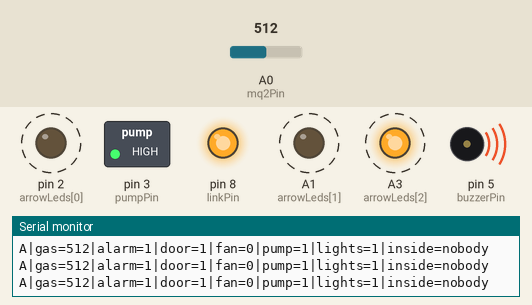
This sketch was run on a simulated Arduino Nano, built with avr-gcc and run on an emulated ATmega328P. On the bench: switched loads named in the sketch (green lamp = pin HIGH), output pins drawn as LEDs (lit = HIGH), buzzer (waves = sounding, pin HIGH), the last lines printed to the serial monitor. Dashed ring = blinking. Inputs (shaded band) come from the test bench; at power-on: A0 (mq2Pin) = 512. Pins used as bus, display or sensor lines are not drawn.

Above: at 1.2 s.
1.3 s: A0 (mq2Pin) set to 344
4.3 s: A0 (mq2Pin) set to 315
At 5.0 s:
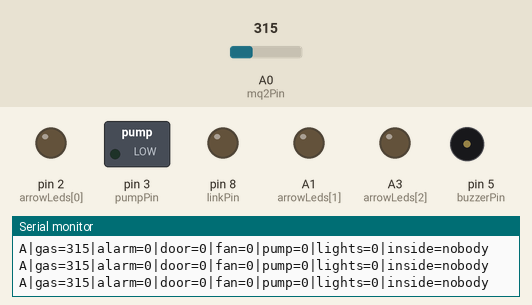
5.8 s: A0 (mq2Pin) set to 511
At 6.08 s:
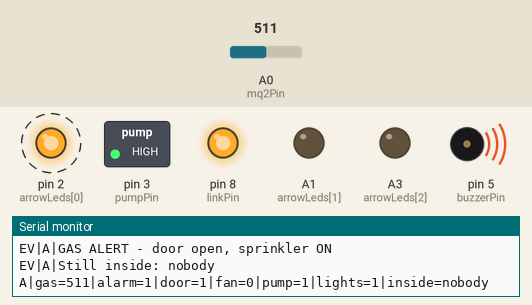
Timing chart, 0 to 14.8 s (numbered marks = the images above; inputs shaded):
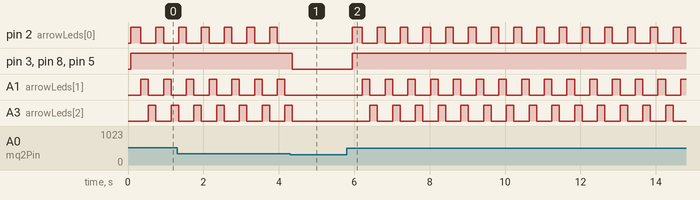

The sketch:

ZoneA_Uno.ino
```cpp
#include <SPI.h>
#include <MFRC522.h>

const int mq2Pin = A0;
const int pumpPin = 3;     // MOSFET gate (through 220 ohm)
const int buzzerPin = 5;
const int linkPin = 8;     // to Nano D8: HIGH = open door
const int arrowLeds[] = {2, A1, A3};   // red, yellow, green
const int arrowCount = 3;
int arrowStep = 0;

int gasDanger = 330;

MFRC522 rfid(10, 9);

String cardUID[] = {"14 59 37 03"};
String cardName[] = {"Person 1"};
bool inside[] = {false};
const int cardCount = 1;

bool alarmOn = false;
bool doorOpen = false;

void setup() {
  Serial.begin(9600);
  pinMode(pumpPin, OUTPUT);
  digitalWrite(pumpPin, LOW);
  pinMode(buzzerPin, OUTPUT);
  pinMode(linkPin, OUTPUT);
  digitalWrite(linkPin, LOW);
  for (int i = 0; i < arrowCount; i++) pinMode(arrowLeds[i], OUTPUT);
  arrowsOff();
  SPI.begin();
  rfid.PCD_Init();
  Serial.println("EV|A|Zone A ready");
}

void loop() {
  int gas = analogRead(mq2Pin);

  if (gas > gasDanger) {
    if (!alarmOn) {
      alarmOn = true;
      Serial.println("EV|A|GAS ALERT - door open, sprinkler ON");
      Serial.println("EV|A|Still inside: " + insideList());
    }
    digitalWrite(buzzerPin, HIGH);
    digitalWrite(pumpPin, HIGH);
    setDoor(true);
    runArrows();
  } else {
    if (alarmOn) {
      alarmOn = false;
      Serial.println("EV|A|Air clear - door closed");
    }
    digitalWrite(buzzerPin, LOW);
    digitalWrite(pumpPin, LOW);
    setDoor(false);
    arrowsOff();
    checkCard(gas);
  }

  sendStatus(gas);
  delay(200);
}

void setDoor(bool open) {
  doorOpen = open;
  digitalWrite(linkPin, open ? HIGH : LOW);
}

void runArrows() {
  arrowsOff();
  digitalWrite(arrowLeds[arrowStep], HIGH);
  arrowStep = (arrowStep + 1) % arrowCount;
}

void arrowsOff() {
  for (int i = 0; i < arrowCount; i++) digitalWrite(arrowLeds[i], LOW);
}

void sendStatus(int gas) {
  Serial.print("A|gas=");   Serial.print(gas);
  Serial.print("|alarm=");  Serial.print(alarmOn ? 1 : 0);
  Serial.print("|door=");   Serial.print(doorOpen ? 1 : 0);
  Serial.print("|fan=0|pump=");
  Serial.print(alarmOn ? 1 : 0);
  Serial.print("|lights=");
  Serial.print(alarmOn ? 1 : 0);
  Serial.print("|inside="); Serial.println(insideList());
}

void checkCard(int gas) {
  if (!rfid.PICC_IsNewCardPresent()) return;
  if (!rfid.PICC_ReadCardSerial()) return;

  String uid = readUID();
  int person = findCard(uid);
  if (person == -1) {
    Serial.println("EV|A|ACCESS DENIED (" + uid + ")");
  } else {
    inside[person] = !inside[person];
    Serial.println("EV|A|" + cardName[person] + (inside[person] ? " IN" : " OUT"));
    setDoor(true);
    sendStatus(gas);
    delay(3000);
    setDoor(false);
  }
  rfid.PICC_HaltA();
}

String readUID() {
  String uid = "";
  for (byte i = 0; i < rfid.uid.size; i++) {
    if (i > 0) uid += " ";
    if (rfid.uid.uidByte[i] < 0x10) uid += "0";
    uid += String(rfid.uid.uidByte[i], HEX);
  }
  uid.toUpperCase();
  return uid;
}

int findCard(String uid) {
  for (int i = 0; i < cardCount; i++) {
    if (uid == cardUID[i]) return i;
  }
  return -1;
}

String insideList() {
  String list = "";
  for (int i = 0; i < cardCount; i++) {
    if (inside[i]) {
      if (list != "") list += ", ";
      list += cardName[i];
    }
  }
  if (list == "") list = "nobody";
  return list;
}
```

Measured:
- the behaviour switches between 331 and 330 on A0 (mq2Pin) (found by bisection; images 0 and 1)
- after the input at 4.3 s, pin 2 (arrowLeds[0]), A1 (arrowLeds[1]): stops changing and stays LOW; pin 3 (pumpPin), pin 8 (linkPin), pin 5 (buzzerPin): HIGH → LOW after 0.06 s; A3 (arrowLeds[2]): goes on until 4.4 s, then stays LOW
- after the input at 5.8 s, pin 2 (arrowLeds[0]): alternates HIGH for 0.20 s and LOW for 0.40 s, starting after 0.15 s; pin 3 (pumpPin): LOW → HIGH after 0.15 s
- by itself, pin 2 (arrowLeds[0]), A1 (arrowLeds[1]), A3 (arrowLeds[2]): alternates HIGH for 0.20 s and LOW for 0.40 s
